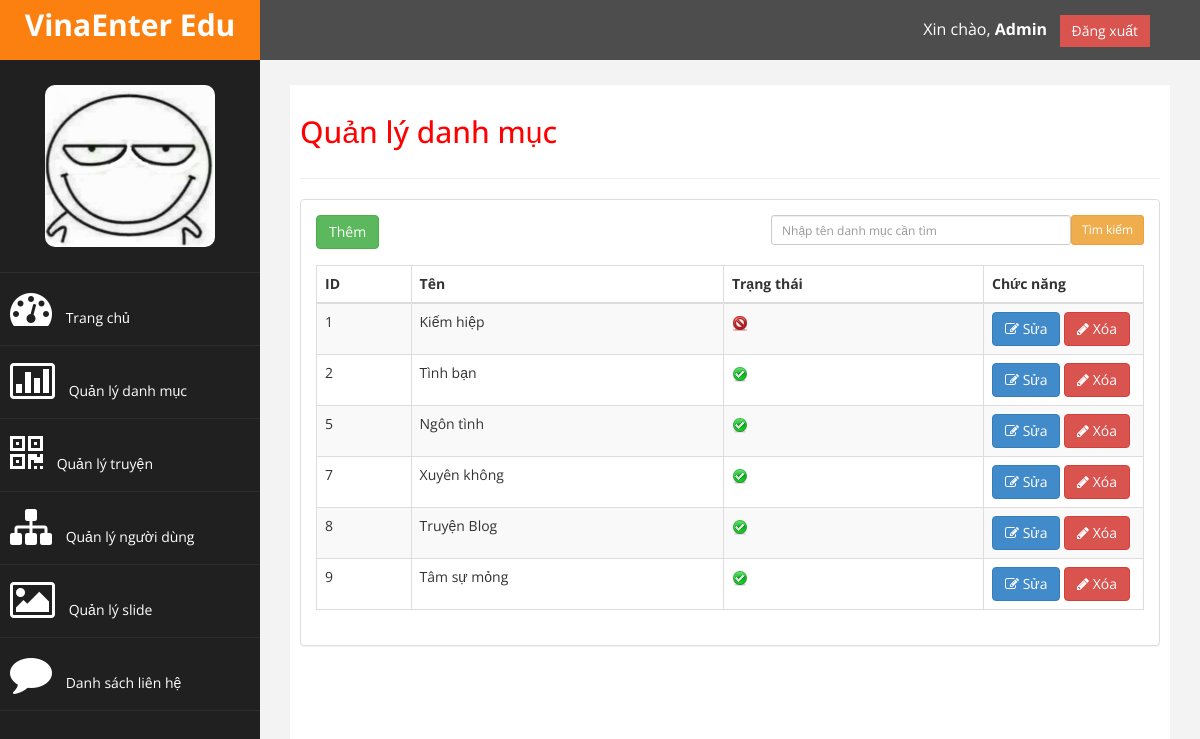
The app's page /admin/category/index.php (signed in) with its own data.
### tables this page shows
CREATE TABLE `cat` (
  `cat_id` int(255) NOT NULL,
  `name` varchar(100) NOT NULL,
  `status` int(11) NOT NULL
);

### admin/category/index.php (the view, shortened to what this page needs)
<?php require_once $_SERVER['DOCUMENT_ROOT'].'/templates/admin/inc/header.php'; ?>
<?php require_once $_SERVER['DOCUMENT_ROOT'].'/templates/admin/inc/leftbar.php'; ?>
<div id="page-wrapper">
    <div id="page-inner">
        <div class="row">
            <div class="col-md-12">
                <h2>Quản lý danh mục</h2>
            </div>
        </div>
        <hr />
        <div class="row">
            <div class="col-md-12">
                <div class="panel panel-default">
                    <div class="panel-body">
                        <div class="table-responsive">
                            <div class="row">
                                <div class="col-sm-6">
                                    <a href="add.php" class="btn btn-success btn-md">Thêm</a>
                                </div>
                                <div class="col-sm-6" style="text-align: right;">
                                    <form method="post" action="">
                                        <input type="submit" name="search" value="Tìm kiếm" class="btn btn-warning btn-sm" style="float:right" />
                                        <input type="search" name="inputName" class="form-control input-sm" placeholder="Nhập tên danh mục cần tìm" style="float:right; width: 300px;" />
                                    </form><br />
                                </div>
                            </div>
                            <table class="table table-striped table-bordered table-hover" id="dataTables-example">
                                <thead>
                                    <tr>
                                        <th>ID</th>
                                        <th>Tên</th>
										<th>Trạng thái</th>
                                        <th width="160px">Chức năng</th>
                                    </tr>
                                </thead>
                                <tbody>
									<?php
										$queryDM = "";
										if(isset($_POST['search'])) {
											$tenDanhMuc = $_POST['inputName'];
											$queryDM = "SELECT * FROM cat WHERE name LIKE N'%{$tenDanhMuc}%'";
										} else {
											$queryDM = "SELECT * FROM cat";
										}
										$resultDM = $mysqli->query($queryDM);
										while($row = mysqli_fetch_assoc($resultDM)) {
											$id = $row['cat_id'];
											$name = $row['name'];
											$status = $row['status'];
									?>
                                    <tr class="gradeX">
                                        <td><?php echo $id ?></td>
                                        <td><?php echo $name ?></td>
										<td class="<?php echo $id?>">
											<a href="javascript:void(0)" onclick="return setStatus(<?php echo $status; ?>, '<?php echo $id?>')">
												<?php
												if ($status == 1) {
													$pic = 'active.gif';
												} else {
													$pic = 'deactive.gif';
												}
												?>
												<img src="/templates/admin/assets/img/<?php echo $pic?>" alt="" />
											</a>
										</td>
                                        <td class="center">
                                            <a href="update.php?idSua=<?php echo $id?>&tendm=<?php echo $name?>" title="" class="btn btn-primary"><i class="fa fa-edit "></i> Sửa</a>
                                            <a onclick="ConfirmDelete(<?php echo $id?>)" title="" class="btn btn-danger"><i class="fa fa-pencil"></i> Xóa</a>
                                        </td>
                                    </tr>
									<?php } ?>
                                </tbody>
                            </table>
                        </div>
                    </div>
                </div>
            </div>
        </div>
    </div>
</div>
<?php require_once $_SERVER['DOCUMENT_ROOT'].'/templates/admin/inc/footer.php'; ?>

### templates/admin/assets/css/custom.css (style rules this page uses)
body { font-family: 'Open Sans', sans-serif; }
#page-wrapper { padding: 15px 15px; min-height: 600px; background:#F3F3F3; }
#page-inner { width:100%; margin:10px 20px 10px 0px; background-color:#fff!important; padding:10px; min-height:1200px; }
h2 { color: #f00; }
@media (min-width:768px) { #page-wrapper { margin: 0 0 0 260px; padding: 15px 30px; min-height: 1200px; } }

### records on screen
cat: cat_id "1", name "Kiếm hiệp", shows a picture
cat: cat_id "2", name "Tình bạn"
cat: cat_id "5", name "Ngôn tình"
cat: cat_id "7", name "Xuyên không"
cat: cat_id "8", name "Truyện Blog"
cat: cat_id "9", name "Tâm sự mỏng"

### other values on screen
$fullName "Admin"
